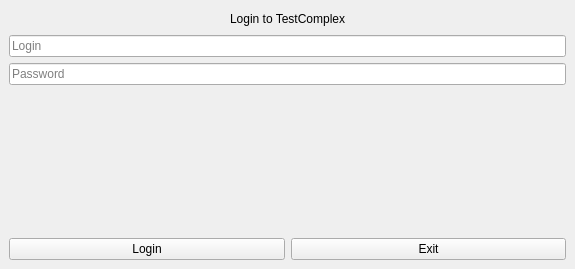
<?xml version="1.0" encoding="UTF-8"?>
<ui version="4.0">
 <class>MainWindow</class>
 <widget class="QMainWindow" name="MainWindow">
  <property name="geometry">
   <rect>
    <x>0</x>
    <y>0</y>
    <width>575</width>
    <height>269</height>
   </rect>
  </property>
  <property name="windowTitle">
   <string>TestComplex</string>
  </property>
  <widget class="QWidget" name="centralwidget">
   <layout class="QVBoxLayout" name="verticalLayout_2">
    <item>
     <layout class="QVBoxLayout" name="verticalLayout">
      <item>
       <layout class="QHBoxLayout" name="horizontalLayout">
        <item>
         <spacer name="horizontalSpacer_2">
          <property name="orientation">
           <enum>Qt::Horizontal</enum>
          </property>
          <property name="sizeHint" stdset="0">
           <size>
            <width>40</width>
            <height>20</height>
           </size>
          </property>
         </spacer>
        </item>
        <item>
         <widget class="QLabel" name="HelloLabel">
          <property name="text">
           <string>Login to TestComplex</string>
          </property>
         </widget>
        </item>
        <item>
         <spacer name="horizontalSpacer">
          <property name="orientation">
           <enum>Qt::Horizontal</enum>
          </property>
          <property name="sizeHint" stdset="0">
           <size>
            <width>40</width>
            <height>20</height>
           </size>
          </property>
         </spacer>
        </item>
       </layout>
      </item>
      <item>
       <widget class="QLineEdit" name="LoginEdit">
        <property name="text">
         <string extracomment="login"/>
        </property>
        <property name="placeholderText">
         <string>Login</string>
        </property>
       </widget>
      </item>
      <item>
       <widget class="QLineEdit" name="PassEdit">
        <property name="inputMask">
         <string/>
        </property>
        <property name="text">
         <string extracomment="password"/>
        </property>
        <property name="placeholderText">
         <string>Password</string>
        </property>
       </widget>
      </item>
      <item>
       <spacer name="verticalSpacer">
        <property name="orientation">
         <enum>Qt::Vertical</enum>
        </property>
        <property name="sizeHint" stdset="0">
         <size>
          <width>20</width>
          <height>40</height>
         </size>
        </property>
       </spacer>
      </item>
      <item>
       <layout class="QHBoxLayout" name="horizontalLayout_2">
        <item>
         <widget class="QPushButton" name="LoginButton">
          <property name="text">
           <string>Login</string>
          </property>
         </widget>
        </item>
        <item>
         <widget class="QPushButton" name="ExitButton">
          <property name="text">
           <string>Exit</string>
          </property>
         </widget>
        </item>
       </layout>
      </item>
     </layout>
    </item>
   </layout>
  </widget>
 </widget>
 <resources/>
 <connections/>
</ui>
